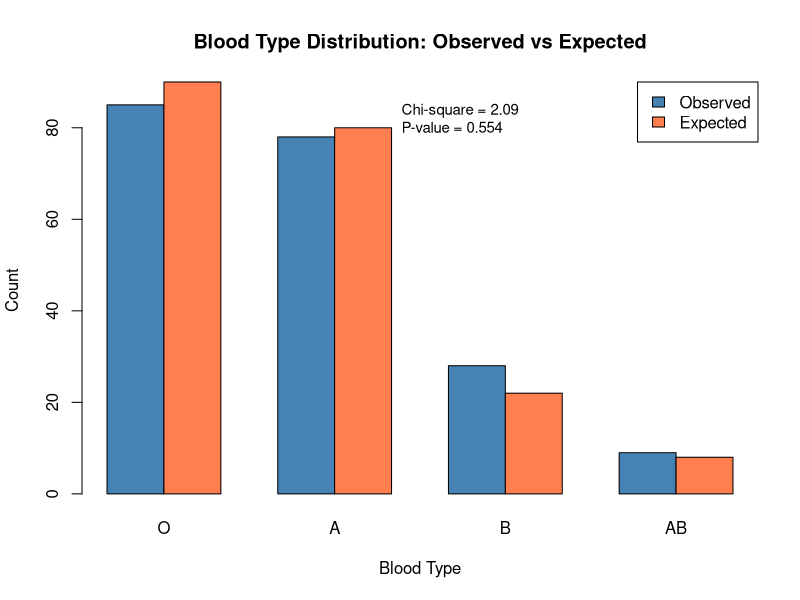
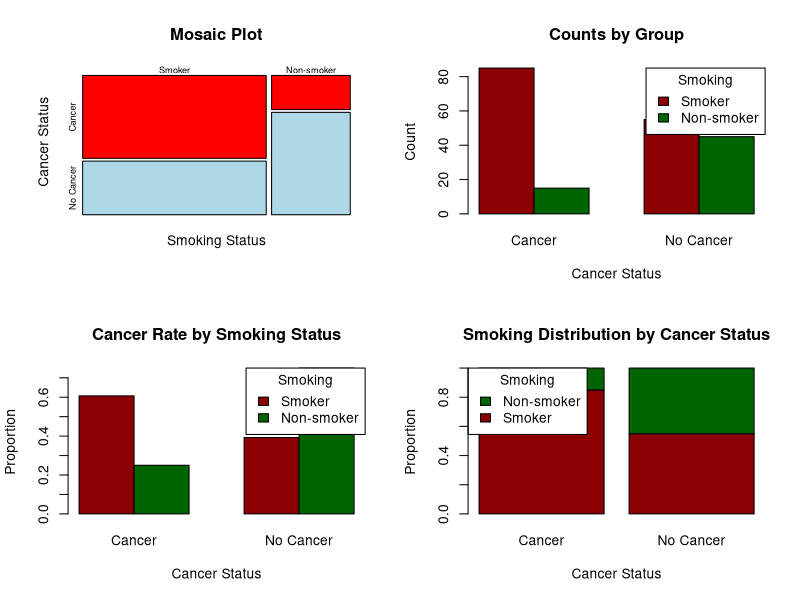
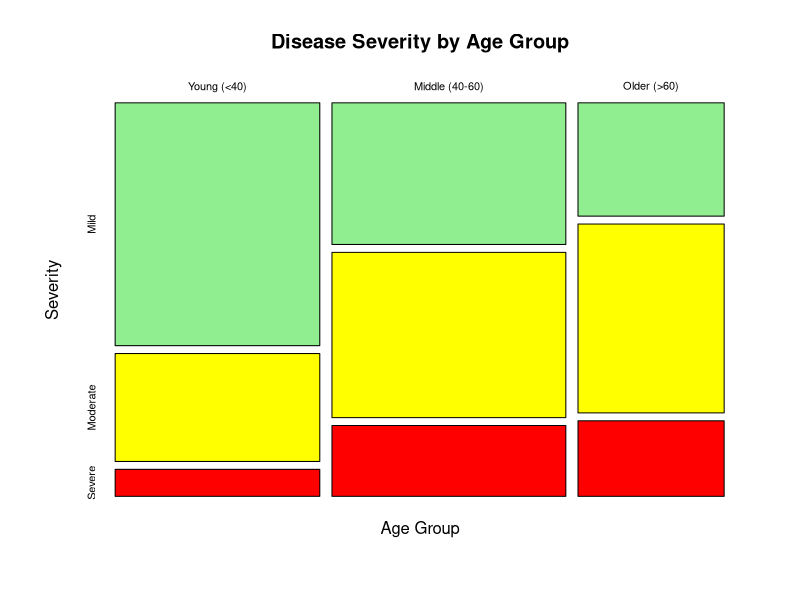
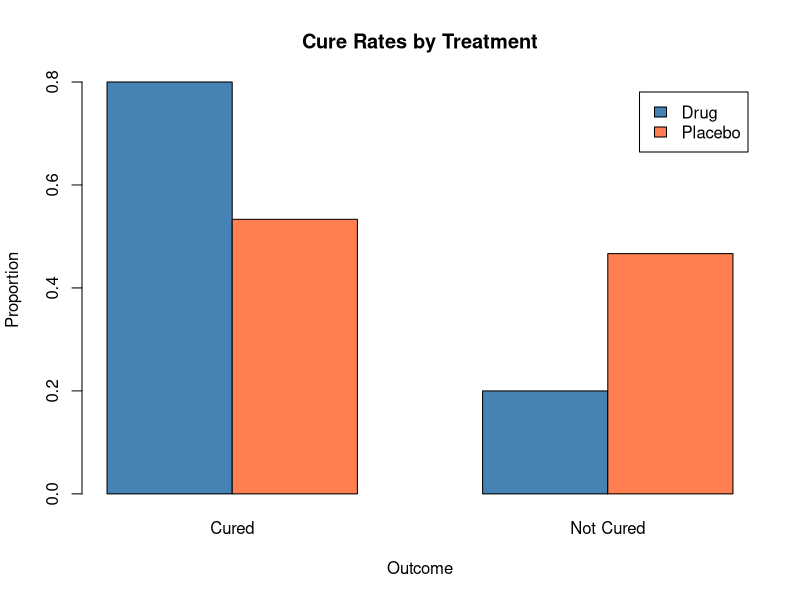
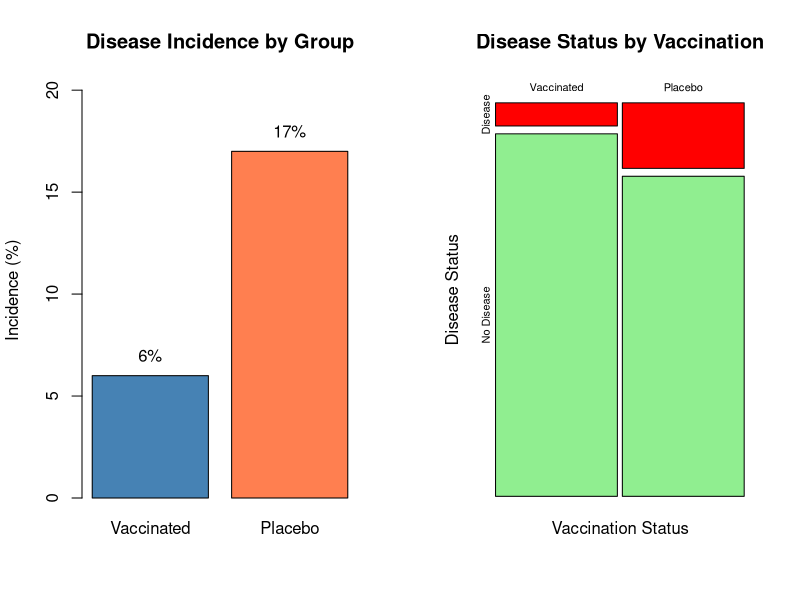
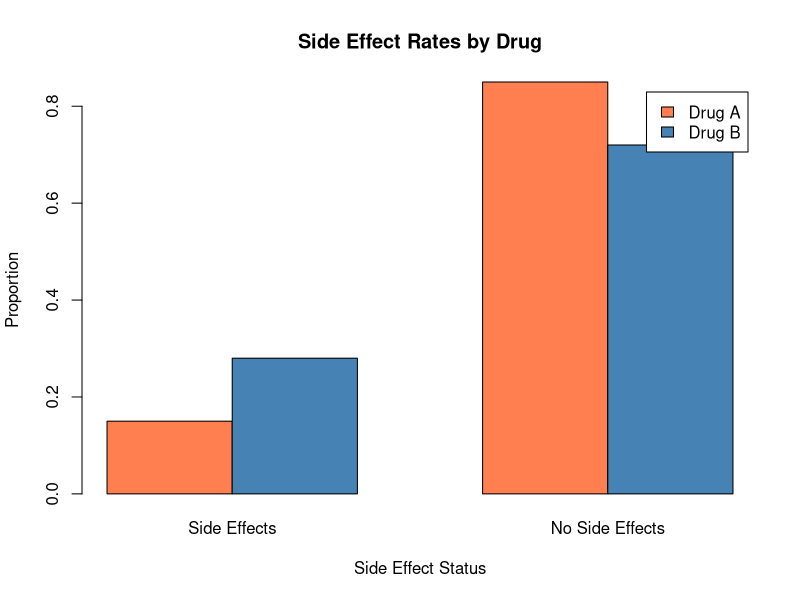

The R script that drew these images, in order:
#!/usr/bin/env Rscript
# ==============================================================================
# H524 WEEK 8 LAB: CATEGORICAL DATA ANALYSIS
# Complete Code from Lab Exercises
# Fall 2025
# ==============================================================================
#
# This script contains all code from Week 8 Lab
# Use this to follow along in lab or for reference
#
# Topics covered:
# - Chi-square goodness-of-fit test
# - Chi-square test of independence
# - Fisher's exact test
# - McNemar's test (paired data)
#
# ==============================================================================

# ==============================================================================
# PART 1: CHI-SQUARE GOODNESS-OF-FIT TEST
# ==============================================================================

cat("\n========== PART 1: CHI-SQUARE GOODNESS-OF-FIT TEST ==========\n")

# ------------------------------------------------------------------------------
# Exercise 1.1: Blood Type Distribution
# ------------------------------------------------------------------------------

cat("\n--- Exercise 1.1: Blood Type Distribution ---\n")

# Observed counts from hospital sample
observed <- c(O=85, A=78, B=28, AB=9)
total <- sum(observed)

cat("Total sample size:", total, "\n")
cat("Observed counts:\n")
print(observed)

# Expected proportions (from population)
expected_props <- c(O=0.45, A=0.40, B=0.11, AB=0.04)

# Chi-square goodness-of-fit test
chi_result <- chisq.test(observed, p=expected_props)

cat("\nChi-square test results:\n")
print(chi_result)

# Extract components
cat("\nTest statistic:", round(chi_result$statistic, 3), "\n")
cat("Degrees of freedom:", chi_result$parameter, "\n")
cat("P-value:", round(chi_result$p.value, 4), "\n")

# Expected counts
cat("\nExpected counts:\n")
print(round(chi_result$expected, 2))

# Compare observed vs expected
comparison <- data.frame(
  BloodType = names(observed),
  Observed = as.numeric(observed),
  Expected = round(chi_result$expected, 2),
  Difference = as.numeric(observed) - round(chi_result$expected, 2)
)
print(comparison)

# ------------------------------------------------------------------------------
# Exercise 1.2: Visualizing Goodness-of-Fit
# ------------------------------------------------------------------------------

cat("\n--- Exercise 1.2: Visualizing Goodness-of-Fit ---\n")

# Create visualization
library(graphics)

# Prepare data for plotting
blood_data <- rbind(
  Observed = as.numeric(observed),
  Expected = chi_result$expected
)
colnames(blood_data) <- names(observed)

# Grouped barplot
barplot(blood_data, beside=TRUE,
        col=c("steelblue", "coral"),
        legend=rownames(blood_data),
        main="Blood Type Distribution: Observed vs Expected",
        xlab="Blood Type", ylab="Count",
        args.legend=list(x="topright"))

# Add chi-square test result as text
text(x=6, y=max(blood_data)*0.9,
     labels=paste0("Chi-square = ", round(chi_result$statistic, 2),
                   "\nP-value = ", round(chi_result$p.value, 3)),
     pos=4, cex=0.9)

# ------------------------------------------------------------------------------
# Exercise 1.3: Blood Type Distribution
# ------------------------------------------------------------------------------

cat("\n--- Exercise 1.3: Blood Type Distribution ---\n")

# Observed counts
observed <- c(A=85, B=78, AB=28, O=9)
total <- sum(observed)

# Expected proportions (U.S. population)
expected_props <- c(A=0.45, B=0.40, AB=0.11, O=0.04)

# Chi-square test
chi_result <- chisq.test(observed, p=expected_props)

cat("Chi-square test results:\n")
print(chi_result)

cat("\nTest statistic:", round(chi_result$statistic, 4), "\n")
cat("P-value:", round(chi_result$p.value, 4), "\n")

# ------------------------------------------------------------------------------
# Exercise 1.4: Practice - Die Fairness
# ------------------------------------------------------------------------------

cat("\n--- Exercise 1.4: Practice - Die Fairness ---\n")

# Observed counts
observed <- c(18, 22, 17, 23, 19, 21)
names(observed) <- paste0("Face_", 1:6)

# Expected proportions (fair die)
expected_props <- rep(1/6, 6)

# Chi-square test
chi_result <- chisq.test(observed, p=expected_props)

cat("Chi-square test results:\n")
print(chi_result)

cat("\nTest statistic:", round(chi_result$statistic, 4), "\n")
cat("P-value:", round(chi_result$p.value, 4), "\n")

# ==============================================================================
# PART 2: CHI-SQUARE TEST OF INDEPENDENCE
# ==============================================================================

cat("\n========== PART 2: CHI-SQUARE TEST OF INDEPENDENCE ==========\n")

# ------------------------------------------------------------------------------
# Exercise 2.1: 2x2 Contingency Table
# ------------------------------------------------------------------------------

cat("\n--- Exercise 2.1: Smoking and Lung Cancer ---\n")

# Create contingency table
data <- matrix(c(85, 55, 15, 45), nrow=2, byrow=TRUE)
rownames(data) <- c("Smoker", "Non-smoker")
colnames(data) <- c("Cancer", "No Cancer")

cat("Contingency table:\n")
print(data)

# Add row and column totals
cat("\nWith marginals:\n")
print(addmargins(data))

# Chi-square test of independence
chi_result <- chisq.test(data, correct=FALSE)

cat("\nChi-square test results:\n")
print(chi_result)

cat("\nTest statistic:", round(chi_result$statistic, 4), "\n")
cat("Degrees of freedom:", chi_result$parameter, "\n")
cat("P-value:", format(chi_result$p.value, scientific=TRUE, digits=4), "\n")

# Expected frequencies
cat("\nExpected frequencies:\n")
print(round(chi_result$expected, 2))

# ------------------------------------------------------------------------------
# Exercise 2.2: Calculating Effect Sizes (Week 9 Preview - Optional)
# ------------------------------------------------------------------------------

cat("\n--- Exercise 2.2: Calculating Effect Sizes ---\n")

# Using the smoking/cancer data from above

# Calculate Relative Risk
p_cancer_smoker <- data[1,1] / sum(data[1,])
p_cancer_nonsmoker <- data[2,1] / sum(data[2,])

relative_risk <- p_cancer_smoker / p_cancer_nonsmoker

cat("Risk Calculations:\n")
cat("==================\n")
cat("Risk of cancer among smokers:", round(p_cancer_smoker, 4), "\n")
cat("Risk of cancer among non-smokers:", round(p_cancer_nonsmoker, 4), "\n")
cat("Relative Risk:", round(relative_risk, 3), "\n\n")

# Calculate Odds Ratio
odds_ratio <- (data[1,1] * data[2,2]) / (data[1,2] * data[2,1])
cat("Odds Ratio:", round(odds_ratio, 3), "\n\n")

# Confidence interval for OR (using log transformation)
a <- data[1,1]
b <- data[1,2]
c <- data[2,1]
d <- data[2,2]

log_or <- log(odds_ratio)
se_log_or <- sqrt(1/a + 1/b + 1/c + 1/d)
ci_log <- log_or + c(-1.96, 1.96) * se_log_or
ci_or <- exp(ci_log)

cat("95% Confidence Interval for OR:\n")
cat("(", round(ci_or[1], 3), ", ", round(ci_or[2], 3), ")\n\n", sep="")

# Interpretation
cat("Interpretation:\n")
cat("- Smokers are", round(relative_risk, 2),
    "times more likely to have lung cancer\n")
cat("- The odds of cancer among smokers are", round(odds_ratio, 2),
    "times the odds among non-smokers\n")
cat("- We're 95% confident the true OR is between",
    round(ci_or[1], 2), "and", round(ci_or[2], 2), "\n")

# ------------------------------------------------------------------------------
# Exercise 2.3: Visualizing 2x2 Tables
# ------------------------------------------------------------------------------

cat("\n--- Exercise 2.3: Visualizing 2x2 Tables ---\n")

# Multiple visualization approaches

par(mfrow=c(2,2))  # 2x2 plot layout

# 1. Mosaic plot
mosaicplot(data, main="Mosaic Plot",
           color=c("red", "lightblue"),
           xlab="Smoking Status", ylab="Cancer Status")

# 2. Grouped barplot (counts)
barplot(data, beside=TRUE, legend=TRUE,
        col=c("darkred", "darkgreen"),
        main="Counts by Group",
        xlab="Cancer Status", ylab="Count",
        args.legend=list(x="topright", title="Smoking"))

# 3. Row proportions (shows risk by smoking status)
prop_row <- prop.table(data, margin=1)
barplot(prop_row, beside=TRUE, legend=TRUE,
        col=c("darkred", "darkgreen"),
        main="Cancer Rate by Smoking Status",
        xlab="Cancer Status", ylab="Proportion",
        args.legend=list(x="topright", title="Smoking"))

# 4. Column proportions (shows smoking distribution by cancer status)
prop_col <- prop.table(data, margin=2)
barplot(prop_col, col=c("darkred", "darkgreen"),
        main="Smoking Distribution by Cancer Status",
        xlab="Cancer Status", ylab="Proportion",
        legend=TRUE,
        args.legend=list(x="topleft", title="Smoking"))

par(mfrow=c(1,1))  # Reset layout

# ------------------------------------------------------------------------------
# Exercise 2.4: Larger Contingency Tables
# ------------------------------------------------------------------------------

cat("\n--- Exercise 2.4: Larger Contingency Tables ---\n")

# Create 3x3 table
data <- matrix(c(45, 20, 5,   # Young
                 30, 35, 15,  # Middle
                 15, 25, 10), # Older
               nrow=3, byrow=TRUE)
rownames(data) <- c("Young (<40)", "Middle (40-60)", "Older (>60)")
colnames(data) <- c("Mild", "Moderate", "Severe")

cat("Disease Severity by Age Group:\n")
print(data)
cat("\nWith margins:\n")
print(addmargins(data))

# Chi-square test
chi_result <- chisq.test(data)

cat("\nChi-square Test:\n")
cat("================\n")
cat("Test statistic:", round(chi_result$statistic, 3), "\n")
cat("Degrees of freedom:", chi_result$parameter, "\n")
cat("P-value:", format.pval(chi_result$p.value, digits=4), "\n\n")

# Expected counts
cat("Expected counts:\n")
print(round(chi_result$expected, 2))

# Standardized residuals (show which cells contribute most)
std_residuals <- chi_result$residuals
cat("\nStandardized Residuals:\n")
cat("(Values > 2 or < -2 indicate major contributors to chi-square)\n")
print(round(std_residuals, 2))

# Visualization
mosaicplot(data, main="Disease Severity by Age Group",
           color=c("lightgreen", "yellow", "red"),
           xlab="Age Group", ylab="Severity")

# ------------------------------------------------------------------------------
# Exercise 2.5: Practice - Treatment Efficacy
# ------------------------------------------------------------------------------

cat("\n--- Exercise 2.5: Practice - Treatment Efficacy ---\n")

# Enter data
data <- matrix(c(48, 12,   # Drug: cured, not cured
                 32, 28),  # Placebo: cured, not cured
               nrow=2, byrow=TRUE)
rownames(data) <- c("Drug", "Placebo")
colnames(data) <- c("Cured", "Not Cured")

# Display table
cat("Treatment Efficacy Study:\n")
print(addmargins(data))

# Chi-square test
chi_result <- chisq.test(data, correct=FALSE)
cat("\nChi-square test:\n")
print(chi_result)

# Calculate effect sizes
rr <- (data[1,1]/sum(data[1,])) / (data[2,1]/sum(data[2,]))
or <- (data[1,1]*data[2,2]) / (data[1,2]*data[2,1])

cat("\nEffect Sizes:\n")
cat("Relative Risk:", round(rr, 3), "\n")
cat("Odds Ratio:", round(or, 3), "\n")

# Visualize
barplot(prop.table(data, margin=1), beside=TRUE,
        col=c("steelblue", "coral"),
        legend=TRUE, main="Cure Rates by Treatment",
        xlab="Outcome", ylab="Proportion")

# ==============================================================================
# PART 3: FISHER'S EXACT TEST
# ==============================================================================

cat("\n========== PART 3: FISHER'S EXACT TEST ==========\n")

# ------------------------------------------------------------------------------
# Exercise 3.1: Small Sample Example
# ------------------------------------------------------------------------------

cat("\n--- Exercise 3.1: Small Sample Example ---\n")

# Small sample data
data <- matrix(c(8, 2,   # Exposed: disease, no disease
                 3, 7),  # Not exposed: disease, no disease
               nrow=2, byrow=TRUE)
rownames(data) <- c("Exposed", "Not Exposed")
colnames(data) <- c("Disease", "No Disease")

cat("Small Sample Study:\n")
print(data)
print(addmargins(data))

# Check chi-square assumptions
chi_result <- chisq.test(data, correct=FALSE)
cat("\nExpected counts:\n")
print(round(chi_result$expected, 2))

cat("\nNote: Some expected counts < 5, so Fisher's exact test preferred\n\n")

# Fisher's exact test
fisher_result <- fisher.test(data)

cat("Fisher's Exact Test Results:\n")
cat("=============================\n")
print(fisher_result)

cat("\nKey results:\n")
cat("P-value (two-sided):", round(fisher_result$p.value, 4), "\n")
cat("Odds Ratio estimate:", round(fisher_result$estimate, 3), "\n")
cat("95% CI for OR: (",
    round(fisher_result$conf.int[1], 3), ", ",
    round(fisher_result$conf.int[2], 3), ")\n", sep="")

# ------------------------------------------------------------------------------
# Exercise 3.2: Comparing Fisher's vs Chi-Square
# ------------------------------------------------------------------------------

cat("\n--- Exercise 3.2: Comparing Fisher's vs Chi-Square ---\n")

# For comparison purposes with same data

cat("Comparison of Tests:\n")
cat("====================\n\n")

# Chi-square test (for comparison, though not ideal here)
chi_result <- chisq.test(data, correct=FALSE)
cat("Chi-square test:\n")
cat("  Test statistic:", round(chi_result$statistic, 3), "\n")
cat("  P-value:", round(chi_result$p.value, 4), "\n\n")

# Fisher's exact test
fisher_result <- fisher.test(data)
cat("Fisher's exact test:\n")
cat("  P-value:", round(fisher_result$p.value, 4), "\n")
cat("  Odds Ratio:", round(fisher_result$estimate, 3), "\n")
cat("  95% CI:", round(fisher_result$conf.int, 3), "\n\n")

cat("Note: Fisher's exact test is more reliable for small samples\n")
cat("Chi-square may give misleading results when expected counts < 5\n")

# ------------------------------------------------------------------------------
# Exercise 3.3: Practice - Medical Device Study
# ------------------------------------------------------------------------------

cat("\n--- Exercise 3.3: Practice - Medical Device Study ---\n")

# Very small pilot study
data <- matrix(c(5, 1,   # New device: success, failure
                 2, 6),  # Standard: success, failure
               nrow=2, byrow=TRUE)
rownames(data) <- c("New Device", "Standard")
colnames(data) <- c("Success", "Failure")

# Use Fisher's exact test
fisher_result <- fisher.test(data)

cat("Medical Device Pilot Study:\n")
print(data)
cat("\nFisher's Exact Test:\n")
print(fisher_result)

# Interpretation
if (fisher_result$p.value < 0.05) {
  cat("\nConclusion: Significant difference between devices (p < 0.05)\n")
} else {
  cat("\nConclusion: No significant difference found (p >= 0.05)\n")
}

# ==============================================================================
# PART 4: MCNEMAR'S TEST FOR PAIRED DATA
# ==============================================================================

cat("\n========== PART 4: MCNEMAR'S TEST FOR PAIRED DATA ==========\n")

# ------------------------------------------------------------------------------
# Exercise 4.1: Before-After Treatment Study
# ------------------------------------------------------------------------------

cat("\n--- Exercise 4.1: Before-After Treatment Study ---\n")

# Create paired data table
# Rows = Before, Columns = After
data <- matrix(c(10, 20,   # Before Positive: After Pos, After Neg
                 5, 15),   # Before Negative: After Pos, After Neg
               nrow=2, byrow=TRUE)
rownames(data) <- c("Before: Positive", "Before: Negative")
colnames(data) <- c("After: Positive", "After: Negative")

cat("Before-After Study (Paired Data):\n")
print(data)
cat("\nTotal patients:", sum(data), "\n")

# Count discordant pairs
cat("\nDiscordant pairs:\n")
cat("  Positive -> Negative:", data[1,2], "\n")
cat("  Negative -> Positive:", data[2,1], "\n")

# McNemar's test
mcnemar_result <- mcnemar.test(data, correct=FALSE)

cat("\nMcNemar's Test Results:\n")
cat("=======================\n")
print(mcnemar_result)

# Interpretation
cat("\nInterpretation:\n")
if (mcnemar_result$p.value < 0.05) {
  cat("There IS a significant change in infection status after treatment\n")
  if (data[1,2] > data[2,1]) {
    cat("Treatment appears effective (more patients became negative)\n")
  }
} else {
  cat("No significant change in infection status after treatment\n")
}

# ------------------------------------------------------------------------------
# Exercise 4.2: Matched Case-Control Study
# ------------------------------------------------------------------------------

cat("\n--- Exercise 4.2: Matched Case-Control Study ---\n")

# Matched pairs: cases and controls
# Each case matched with a control on age, sex, etc.
data <- matrix(c(15, 8,    # Case exposed: Control exposed, not exposed
                 5, 30),   # Case not exposed: Control exposed, not exposed
               nrow=2, byrow=TRUE)
rownames(data) <- c("Case: Exposed", "Case: Not Exposed")
colnames(data) <- c("Control: Exposed", "Control: Not Exposed")

cat("Matched Case-Control Study:\n")
print(data)

# NOTE: Standard chi-square would be WRONG here (violates independence)
cat("\nWARNING: Cannot use standard chi-square test!\n")
cat("Pairs are matched (not independent)\n\n")

# Correct test: McNemar's
mcnemar_result <- mcnemar.test(data, correct=FALSE)

cat("McNemar's Test (correct for matched data):\n")
print(mcnemar_result)

# Calculate Odds Ratio for matched pairs
or_matched <- data[1,2] / data[2,1]
cat("\nOdds Ratio (matched pairs):", round(or_matched, 3), "\n")

# ==============================================================================
# PART 5: COMPREHENSIVE EXAMPLE - VACCINE EFFICACY
# ==============================================================================

cat("\n========== PART 5: COMPREHENSIVE EXAMPLE ==========\n")

# ------------------------------------------------------------------------------
# Exercise 5.1: Vaccine Efficacy Study
# ------------------------------------------------------------------------------

cat("\n--- Exercise 5.1: Vaccine Efficacy Study ---\n")

# Create data
data <- matrix(c(30, 470,    # Vaccinated: disease, no disease
                 85, 415),   # Placebo: disease, no disease
               nrow=2, byrow=TRUE)
rownames(data) <- c("Vaccinated", "Placebo")
colnames(data) <- c("Disease", "No Disease")

cat("========================================\n")
cat("Vaccine Efficacy Study Analysis\n")
cat("========================================\n\n")

# Display data
cat("Contingency Table:\n")
print(data)
print(addmargins(data))

# 1. Chi-square test
cat("\n\n1. CHI-SQUARE TEST OF INDEPENDENCE\n")
cat("------------------------------------\n")
chi_result <- chisq.test(data, correct=FALSE)
print(chi_result)

cat("\nExpected counts:\n")
print(round(chi_result$expected, 2))

# 2. Effect sizes
cat("\n\n2. EFFECT SIZES\n")
cat("----------------\n")

# Incidence rates
inc_vax <- data[1,1] / sum(data[1,])
inc_placebo <- data[2,1] / sum(data[2,])

cat("Disease incidence:\n")
cat("  Vaccinated:", round(inc_vax * 100, 2), "%\n")
cat("  Placebo:", round(inc_placebo * 100, 2), "%\n\n")

# Relative Risk
rr <- inc_vax / inc_placebo
cat("Relative Risk:", round(rr, 3), "\n")

# Vaccine Efficacy
ve <- (1 - rr) * 100
cat("Vaccine Efficacy:", round(ve, 2), "%\n\n")

# Odds Ratio
or <- (data[1,1] * data[2,2]) / (data[1,2] * data[2,1])
cat("Odds Ratio:", round(or, 3), "\n")

# 95% CI for OR
a <- data[1,1]; b <- data[1,2]; c <- data[2,1]; d <- data[2,2]
log_or <- log(or)
se_log_or <- sqrt(1/a + 1/b + 1/c + 1/d)
ci_or <- exp(log_or + c(-1.96, 1.96) * se_log_or)
cat("95% CI for OR: (", round(ci_or[1], 3), ", ",
    round(ci_or[2], 3), ")\n\n", sep="")

# 3. Interpretation
cat("\n3. INTERPRETATION\n")
cat("------------------\n")
cat("Statistical significance: p", ifelse(chi_result$p.value < 0.001,
    "< 0.001", paste("=", round(chi_result$p.value, 4))), "\n")
cat("  -> Strong evidence of association between vaccination and disease\n\n")

cat("Vaccine efficacy:", round(ve, 1), "%\n")
cat("  -> Vaccine reduces disease risk by", round(ve, 1), "%\n\n")

cat("Clinical interpretation:\n")
cat("  The vaccine significantly reduces disease incidence.\n")
cat("  Vaccinated individuals have", round((1-rr)*100, 1),
    "% lower risk than unvaccinated.\n")

# 4. Visualization
cat("\n\n4. VISUALIZATION\n")
cat("-----------------\n")

par(mfrow=c(1,2))

# Incidence comparison
inc_data <- c(inc_vax, inc_placebo) * 100
names(inc_data) <- c("Vaccinated", "Placebo")
barplot(inc_data, col=c("steelblue", "coral"),
        main="Disease Incidence by Group",
        ylab="Incidence (%)", ylim=c(0, max(inc_data)*1.2))
text(x=c(0.7, 1.9), y=inc_data + 1, labels=paste0(round(inc_data, 1), "%"))

# Mosaic plot
mosaicplot(data, main="Disease Status by Vaccination",
           color=c("red", "lightgreen"),
           xlab="Vaccination Status", ylab="Disease Status")

par(mfrow=c(1,1))

cat("\nAnalysis complete!\n")

# ==============================================================================
# PRACTICE PROBLEMS
# ==============================================================================

cat("\n========== PRACTICE PROBLEMS ==========\n")

# ------------------------------------------------------------------------------
# Problem 1: Educational Attainment
# ------------------------------------------------------------------------------

cat("\n--- Problem 1: Educational Attainment ---\n")

# Sample: No HS (8), HS (42), Bachelor's (55), Graduate (35)
observed <- c(NoHS=8, HS=42, Bachelors=55, Graduate=35)

# National proportions: No HS (12%), HS (30%), Bachelor's (35%), Graduate (23%)
expected_props <- c(NoHS=0.12, HS=0.30, Bachelors=0.35, Graduate=0.23)

# Chi-square goodness-of-fit test
chi_result <- chisq.test(observed, p=expected_props)

cat("Educational Attainment - Goodness of Fit Test\n")
print(chi_result)

cat("\nTest statistic:", round(chi_result$statistic, 4), "\n")
cat("P-value:", round(chi_result$p.value, 4), "\n")

# ------------------------------------------------------------------------------
# Problem 2: Drug Side Effects
# ------------------------------------------------------------------------------

cat("\n--- Problem 2: Drug Side Effects ---\n")

# Drug A: 15 with side effects, 85 without
# Drug B: 28 with side effects, 72 without
data <- matrix(c(15, 85, 28, 72), nrow=2, byrow=TRUE)
rownames(data) <- c("Drug A", "Drug B")
colnames(data) <- c("Side Effects", "No Side Effects")

cat("Drug Side Effects Data:\n")
print(data)

# a) Perform chi-square test
chi_result <- chisq.test(data, correct=FALSE)
cat("\nChi-square test:\n")
print(chi_result)

# b) Calculate and interpret relative risk
p_se_drugA <- data[1,1] / sum(data[1,])
p_se_drugB <- data[2,1] / sum(data[2,])
rr <- p_se_drugA / p_se_drugB

cat("\nRelative Risk:", round(rr, 3), "\n")
cat("Drug A has", round(rr, 2), "times the risk of side effects compared to Drug B\n")

# c) Calculate and interpret odds ratio with 95% CI
or <- (data[1,1] * data[2,2]) / (data[1,2] * data[2,1])
a <- data[1,1]; b <- data[1,2]; c <- data[2,1]; d <- data[2,2]
log_or <- log(or)
se_log_or <- sqrt(1/a + 1/b + 1/c + 1/d)
ci_or <- exp(log_or + c(-1.96, 1.96) * se_log_or)

cat("Odds Ratio:", round(or, 3), "\n")
cat("95% CI: (", round(ci_or[1], 3), ", ", round(ci_or[2], 3), ")\n", sep="")

# d) Create a visualization
barplot(prop.table(data, margin=1), beside=TRUE,
        col=c("coral", "steelblue"),
        legend=TRUE, main="Side Effect Rates by Drug",
        xlab="Side Effect Status", ylab="Proportion")

# ------------------------------------------------------------------------------
# Problem 3: Coffee and Heart Disease
# ------------------------------------------------------------------------------

cat("\n--- Problem 3: Coffee and Heart Disease ---\n")

# Coffee (disease=4, none=8), No coffee (disease=1, none=7)
data <- matrix(c(4, 8, 1, 7), nrow=2, byrow=TRUE)
rownames(data) <- c("Coffee Drinker", "Non-drinker")
colnames(data) <- c("Heart Disease", "No Heart Disease")

cat("Coffee and Heart Disease Study:\n")
print(data)

# a) Check if chi-square assumptions are met
chi_result <- chisq.test(data, correct=FALSE)
cat("\nExpected frequencies:\n")
print(round(chi_result$expected, 2))
cat("Some expected counts < 5, so Fisher's exact test is appropriate\n")

# b) Perform Fisher's exact test
fisher_result <- fisher.test(data)
cat("\nFisher's Exact Test:\n")
print(fisher_result)

# c) Interpret the results
cat("\nP-value:", round(fisher_result$p.value, 4), "\n")
cat("Odds Ratio:", round(fisher_result$estimate, 4), "\n")
if (fisher_result$p.value < 0.05) {
  cat("Conclusion: Significant association between coffee and heart disease (p < 0.05)\n")
} else {
  cat("Conclusion: No significant association found (p >= 0.05)\n")
}

# ------------------------------------------------------------------------------
# Problem 4: Depression Treatment
# ------------------------------------------------------------------------------

cat("\n--- Problem 4: Depression Treatment ---\n")

# Before depressed/After depressed (12)
# Before depressed/After not (18)
# Before not/After depressed (3)
# Before not/After not (7)
data <- matrix(c(12, 18, 3, 7), nrow=2, byrow=TRUE)
rownames(data) <- c("Before: Depressed", "Before: Not Depressed")
colnames(data) <- c("After: Depressed", "After: Not Depressed")

cat("Depression Treatment Study (Paired Data):\n")
print(data)

# a) Why is McNemar's test appropriate?
cat("\nMcNemar's test is appropriate because:\n")
cat("- Same patients measured before and after (paired data)\n")
cat("- Observations are not independent\n")
cat("- Standard chi-square would be incorrect\n")

# b) Perform the test
mcnemar_result <- mcnemar.test(data, correct=FALSE)
cat("\nMcNemar's Test:\n")
print(mcnemar_result)

# c) Interpret the results
cat("\nP-value:", round(mcnemar_result$p.value, 4), "\n")
cat("Discordant pairs: Improved=", data[1,2], ", Worsened=", data[2,1], "\n", sep="")
if (mcnemar_result$p.value < 0.05) {
  cat("Conclusion: Significant change in depression status (p < 0.05)\n")
  if (data[1,2] > data[2,1]) {
    cat("Treatment appears effective (more improved than worsened)\n")
  }
} else {
  cat("Conclusion: No significant change in depression status (p >= 0.05)\n")
}

# ==============================================================================
# SAVE YOUR WORK
# ==============================================================================

cat("\n========== SAVE YOUR WORK ==========\n")

# At the top of your R script, add:
# Name: Your Name
# Date: Today's Date
# Lab: Week 8 - Contingency Tables and Chi-Square Tests

# Save your workspace
save.image("week8_lab.RData")

# To load it later:
# load("week8_lab.RData")

# Save specific objects
# save(data, chi_result, fisher_result, file="week8_results.RData")

cat("\nWorkspace saved to week8_lab.RData\n")
cat("\n========== END OF LAB CODE ==========\n")
